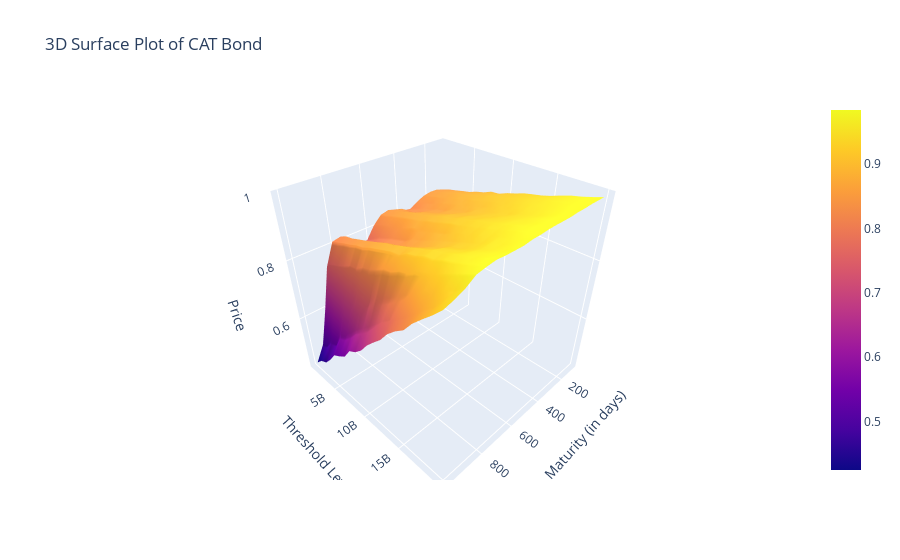

Source (notebook cell):
### Code cell
import numpy as np
import plotly.graph_objs as go
import plotly.io as pio

T = np.linspace(100, 1000, num=20)
D = np.linspace(1000000000, 20000000000, num=20)
T = np.flip(T)
D = np.flip(D)
X = T
Y = D
X, Y = np.meshgrid(X, Y)
Z = price

# Create a surface plot
surface = go.Surface(z=Z, x=X, y=Y)

# Create the layout
layout = go.Layout(
    title='3D Surface Plot of CAT Bond',
    scene=dict(
        xaxis_title='Time to Maturity (in days)',
        yaxis_title='Threshold Level',
        zaxis_title='Price'
    )
)

# Create and plot the figure
fig = go.Figure(data=[surface], layout=layout)
pio.show(fig)

### Figure 1 — Plotly figure (JSON) as saved in the notebook; plotly's stock layout.template omitted (floating-point values rounded to 4 significant figures; data arrays with more than 128 entries replaced by an {"elided": "..."} marker saying what was removed)
{"data": [{"type": "surface", "x": {"elided": "20x20 float values"}, "y": {"elided": "20x20 int values"}, "z": {"elided": "20x20 float values"}}], "layout": {"scene": {"xaxis": {"title": {"text": "Time to Maturity (in days)"}}, "yaxis": {"title": {"text": "Threshold Level"}}, "zaxis": {"title": {"text": "Price"}}}, "title": {"text": "3D Surface Plot of CAT Bond"}}}
